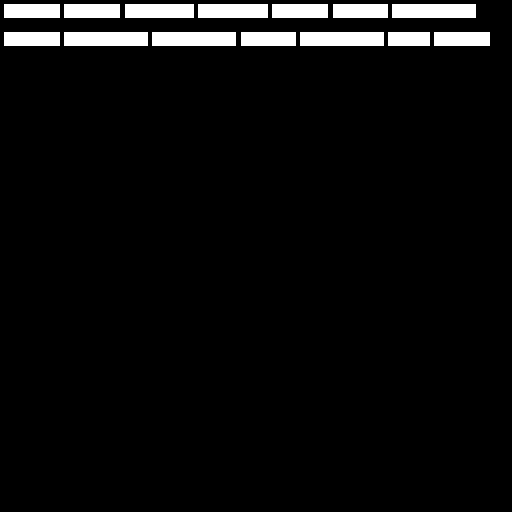
#> input picture systems/glyph_stratum/opcode_atlas.ppm, 512 x 512 px; its folder holds only this picture in this run
$ python -i vlm_self_healing_daemon.py   (imports and definitions only)   (older library calls are emulated)
#> lines starting #> are read from the running program, lines starting #| are printed output that depends on the picture; after the words box and inside, x2 and y2 are one past the last pixel; in counts of white or black regions, pixels touching at a corner belong together
### systems/pixel_compiler/vlm_health_checker.py
# vlm_health_checker.py
"""
VLMHealthChecker - Health Monitoring for PixelRTS Cartridges

Provides health monitoring for PixelRTS cartridges using vision-language
model findings and entropy-based analysis. Detects corruption, pattern
anomalies, and provides healing recommendations.

Features:
- Entropy-based health detection
- Edge density analysis
- VLM findings parsing for anomaly detection
- Healing recommendation generation
- Baseline comparison for integrity verification
"""
from dataclasses import dataclass, field
from enum import Enum
from typing import Any

import numpy as np

try:
    from PIL import Image
except ImportError:
    raise ImportError(
        "VLMHealthChecker requires PIL/Pillow. "
        "Install with: pip install Pillow"
    )

try:
    import cv2
except ImportError:
    raise ImportError(
        "VLMHealthChecker requires OpenCV. "
        "Install with: pip install opencv-python"
    )


class AnomalyType(Enum):
    """Types of anomalies that can be detected in PixelRTS cartridges."""
    CORRUPTION = "corruption"
    PATTERN = "pattern"
    STRUCTURAL = "structural"
    ENTROPY = "entropy"
    MISSING_REGION = "missing_region"
    COLOR_SHIFT = "color_shift"


@dataclass
class Anomaly:
    """Represents a detected anomaly in a PixelRTS cartridge."""
    type: AnomalyType
    location: str
    severity: str  # "low", "medium", "high"
    description: str
    metadata: dict[str, Any] = field(default_factory=dict)


@dataclass
class HealthCheckResult:
    """Result of a health check on a PixelRTS cartridge."""
    is_healthy: bool
    anomalies: list[Anomaly]
    entropy: float
    edge_density: float
    entropy_diff: float | None = None  # Difference from baseline
    edge_density_diff: float | None = None  # Difference from baseline
    metadata: dict[str, Any] = field(default_factory=dict)


@dataclass
class HealingRecommendation:
    """Recommendation for healing a detected anomaly."""
    action: str
    priority: str  # "low", "medium", "high"
    steps: list[str]
    success_probability: float
    metadata: dict[str, Any] = field(default_factory=dict)


class VLMHealthChecker:
    """
    Health checker for PixelRTS cartridges using VLM findings.

    Combines entropy analysis, edge detection, and VLM-based pattern
    recognition to detect and diagnose issues with PixelRTS cartridges.
    """

    # Thresholds for health detection
    DEFAULT_ENTROPY_THRESHOLD = 0.3  # Relative difference threshold
    DEFAULT_EDGE_DENSITY_THRESHOLD = 0.2  # Relative difference threshold

    def __init__(
        self,
        image_path: str,
        baseline: HealthCheckResult | None = None,
        entropy_threshold: float = DEFAULT_ENTROPY_THRESHOLD,
        edge_density_threshold: float = DEFAULT_EDGE_DENSITY_THRESHOLD
    ):
        """
        Initialize VLMHealthChecker with an image.

        Args:
            image_path: Path to PNG image file
            baseline: Optional baseline HealthCheckResult for comparison
            entropy_threshold: Threshold for entropy difference (0-1)
            edge_density_threshold: Threshold for edge density difference (0-1)
        """
        self.image_path = image_path
        self.baseline = baseline
        self.entropy_threshold = entropy_threshold
        self.edge_density_threshold = edge_density_threshold

        # Load image
        self._load_image()

    def _load_image(self):
        """Load the image for analysis."""
        pil_image = Image.open(self.image_path)

        # Ensure RGBA
        if pil_image.mode != 'RGBA':
            pil_image = pil_image.convert('RGBA')

        self.image = np.array(pil_image)
        self.height, self.width = self.image.shape[:2]

        # Convert to grayscale for analysis
        if len(self.image.shape) == 3:
            self.grayscale = cv2.cvtColor(
                self.image[:, :, :3],
                cv2.COLOR_RGB2GRAY
            )
        else:
            self.grayscale = self.image

    def calculate_entropy(self, image: np.ndarray | None = None) -> float:
        """
        Calculate Shannon entropy of the image.

        Args:
            image: Optional image array (uses self.grayscale if None)

        Returns:
            Entropy value in bits per pixel
        """
        if image is None:
            image = self.grayscale

        # Calculate histogram
        hist = cv2.calcHist([image], [0], None, [256], [0, 256])
        hist = hist.flatten() / hist.sum()

        # Remove zero probabilities
        hist = hist[hist > 0]

        # Calculate entropy
        entropy = -np.sum(hist * np.log2(hist))

        return float(entropy)

    def calculate_edge_density(self) -> float:
        """
        Calculate edge density using Sobel operator.

        Returns:
            Edge density (proportion of edge pixels)
        """
        # Apply Sobel operators
        sobel_x = cv2.Sobel(self.grayscale, cv2.CV_64F, 1, 0, ksize=3)
        sobel_y = cv2.Sobel(self.grayscale, cv2.CV_64F, 0, 1, ksize=3)

        # Calculate gradient magnitude
        gradient_magnitude = np.sqrt(sobel_x**2 + sobel_y**2)

        # Normalize to 0-255 range
        gradient_magnitude = np.clip(gradient_magnitude, 0, 255).astype(np.uint8)

        # Count edge pixels (above threshold)
        threshold = np.mean(gradient_magnitude) + np.std(gradient_magnitude)
        edge_pixels = np.sum(gradient_magnitude > threshold)
        edge_density = edge_pixels / (self.width * self.height)

        return float(edge_density)

    def health_check(self) -> HealthCheckResult:
        """
        Perform health check on the PixelRTS cartridge.

        Returns:
            HealthCheckResult with health status and any detected anomalies
        """
        # Calculate metrics
        entropy = self.calculate_entropy()
        edge_density = self.calculate_edge_density()

        anomalies = []
        entropy_diff = None
        edge_density_diff = None

        if self.baseline is not None:
            # Compare against baseline
            entropy_diff = abs(entropy - self.baseline.entropy)
            edge_density_diff = abs(edge_density - self.baseline.edge_density)

            # Normalize differences
            if self.baseline.entropy > 0:
                entropy_diff_ratio = entropy_diff / self.baseline.entropy
            else:
                entropy_diff_ratio = entropy_diff

            if self.baseline.edge_density > 0:
                edge_density_diff_ratio = edge_density_diff / self.baseline.edge_density
            else:
                edge_density_diff_ratio = edge_density_diff

            # Check for anomalies
            if entropy_diff_ratio > self.entropy_threshold:
                anomalies.append(Anomaly(
                    type=AnomalyType.ENTROPY,
                    location="global",
                    severity="high" if entropy_diff_ratio > self.entropy_threshold * 2 else "medium",
                    description=f"Entropy deviation detected: {entropy_diff_ratio:.2%} difference",
                    metadata={"entropy_diff": entropy_diff, "ratio": entropy_diff_ratio}
                ))

            if edge_density_diff_ratio > self.edge_density_threshold:
                anomalies.append(Anomaly(
                    type=AnomalyType.STRUCTURAL,
                    location="global",
                    severity="high" if edge_density_diff_ratio > self.edge_density_threshold * 2 else "medium",
                    description=f"Edge density deviation detected: {edge_density_diff_ratio:.2%} difference",
                    metadata={"edge_density_diff": edge_density_diff, "ratio": edge_density_diff_ratio}
                ))

        # Determine health status
        is_healthy = len(anomalies) == 0

        return HealthCheckResult(
            is_healthy=is_healthy,
            anomalies=anomalies,
            entropy=entropy,
            edge_density=edge_density,
            entropy_diff=entropy_diff,
            edge_density_diff=edge_density_diff,
            metadata={
                "width": self.width,
                "height": self.height,
                "has_baseline": self.baseline is not None
            }
        )

    # [161 lines left out: functions parse_vlm_findings_for_anomalies, generate_healing_recommendation, not called in this run]

### systems/pixel_compiler/vlm_self_healing_daemon.py
# vlm_self_healing_daemon.py
"""
VLMSelfHealingDaemon - Integrates VLM health checking with autonomous healing

Continuously monitors PixelRTS boot images using VLM analysis and
triggers healing actions when corruption or anomalies are detected.

This daemon provides autonomous self-healing capabilities for PixelRTS
cartridges, combining vision-language model analysis with automated
repair and recovery actions.

Features:
- Continuous health monitoring with configurable intervals
- Automatic healing action execution
- Backup creation and restoration
- File quarantine for suspicious cartridges
- Integration with existing SelfHealingDaemon infrastructure
"""
import asyncio
import json
import logging
import time
from collections.abc import Callable
from dataclasses import dataclass, field
from enum import Enum
from pathlib import Path
from typing import Any

# Configure logging
# [1 line not run here, left out]
logger = logging.getLogger("VLMSelfHealingDaemon")

# Imports
try:
    from vlm_health_checker import Anomaly, AnomalyType, HealthCheckResult, VLMHealthChecker
except ImportError:
    VLMHealthChecker = None
    HealthCheckResult = None
    Anomaly = None
    AnomalyType = None


class HealingActionType(str, Enum):
    """Types of healing actions"""
    MONITOR = "monitor"
    RESTORE_FROM_BACKUP = "restore_from_backup"
    REGENERATE_REGION = "regenerate_region"
    REGENERATE_FULL = "regenerate_full"
    QUARANTINE_AND_ANALYZE = "quarantine_and_analyze"
    MARK_BAD = "mark_bad"
    DEEP_SCAN = "deep_scan"


@dataclass
class HealingAction:
    """A healing action to be executed"""
    action_type: str
    target_region: str
    reason: str
    anomaly_type: str = ""
    severity: str = "medium"
    description: str = ""

    # [9 lines left out: function to_dict, not called in this run]


@dataclass
class HealingResult:
    """Result of a healing action execution"""
    success: bool
    action_type: str
    message: str
    timestamp: float = field(default_factory=time.time)
    details: dict[str, Any] = field(default_factory=dict)


class VLMSelfHealingDaemon:
    """
    Autonomous self-healing daemon for PixelRTS images.

    Continuously monitors OS boot images using VLM analysis and
    automatically triggers healing actions when corruption is detected.
    """

    def __init__(
        self,
        rts_path: str,
        check_interval_seconds: int = 60,
        provider: str = "lm_studio",
        api_key: str | None = None,
        auto_heal: bool = True,
        backup_dir: str | None = None,
        on_healing_action: Callable[[HealingAction], HealingResult] | None = None
    ):
        """
        Initialize VLM self-healing daemon.

        Args:
            rts_path: Path to PixelRTS image to monitor
            check_interval_seconds: Seconds between health checks
            provider: VLM provider (lm_studio, openai, anthropic, mock)
            api_key: API key for provider
            auto_heal: Automatically execute healing actions
            backup_dir: Directory for backup storage
            on_healing_action: Custom callback for healing actions
        """
        if VLMHealthChecker is None:
            raise ImportError("VLMHealthChecker not available. Please ensure vlm_health_checker.py is available.")

        self.rts_path = rts_path
        self.check_interval_seconds = check_interval_seconds
        self.provider = provider
        self.api_key = api_key
        self.auto_heal = auto_heal
        self.backup_dir = backup_dir or f"/tmp/pixelrts_backups/{Path(rts_path).stem}"
        self.on_healing_action = on_healing_action

        # Initialize health checker
        self.health_checker = VLMHealthChecker(
            image_path=rts_path
        )
#> in _load_image, pil_image is the input picture: PIL image 512x512 RGB; 4.8% white; 14 white regions, largest, box (x1, y1, x2, y2) and area: (392, 4, 476, 18) 1176, (64, 32, 148, 46) 1176, (152, 32, 236, 46) 1176

        # State
        self.is_running = False
        self.last_check_result: HealthCheckResult | None = None
        self.healing_history: list[HealingResult] = []
        self.check_count = 0

        # Create backup directory
        Path(self.backup_dir).mkdir(parents=True, exist_ok=True)

        logger.info(f"VLMSelfHealingDaemon initialized for {rts_path}")
        logger.info(f"  Check interval: {check_interval_seconds}s")
        logger.info(f"  Auto-heal: {auto_heal}")
        logger.info(f"  Backup dir: {self.backup_dir}")

    def check_health(self) -> HealthCheckResult:
        """
        Perform a single health check.

        Returns:
            HealthCheckResult with current health status
        """
        self.check_count += 1
        logger.info(f"Health check #{self.check_count} for {self.rts_path}")

        # Perform health check via VLMHealthChecker
        result = self.health_checker.health_check()
#> in calculate_entropy, `hist = cv2.calcHist([image], [0], None, [256], [0, 256])`: hist = 256 values, max 249446 at index 0, min 0 at index 1, mean 1024
#> in calculate_entropy, `hist = hist.flatten() / hist.sum()`: hist = 256 values, max 0.952 at index 0, min 0 at index 1, mean 0.00391
#> in calculate_entropy, `hist = hist[hist > 0]`: hist = [0.952, 0.0484]
#> in calculate_entropy, `entropy = -np.sum(hist * np.log2(hist))`: entropy = 0.28
#> in calculate_edge_density, `sobel_x = cv2.Sobel(self.grayscale, cv2.CV_64F, 1, 0, ksize=3)`:
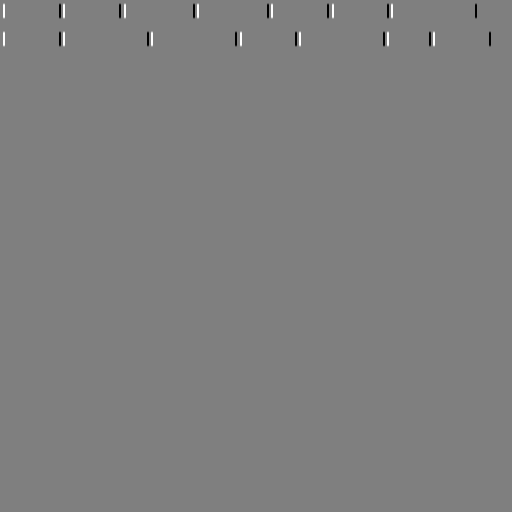
#> sobel_x: shape (512, 512) float64; min -1020, max 1020, mean 0; drawn with min black and max white
#> in calculate_edge_density, `sobel_y = cv2.Sobel(self.grayscale, cv2.CV_64F, 0, 1, ksize=3)`:
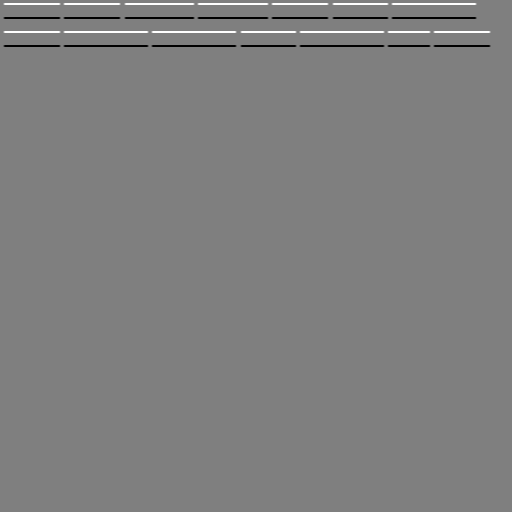
#> sobel_y: shape (512, 512) float64; min -1020, max 1020, mean 0; drawn with min black and max white
#> in calculate_edge_density, `gradient_magnitude = np.sqrt(sobel_x**2 + sobel_y**2)`:
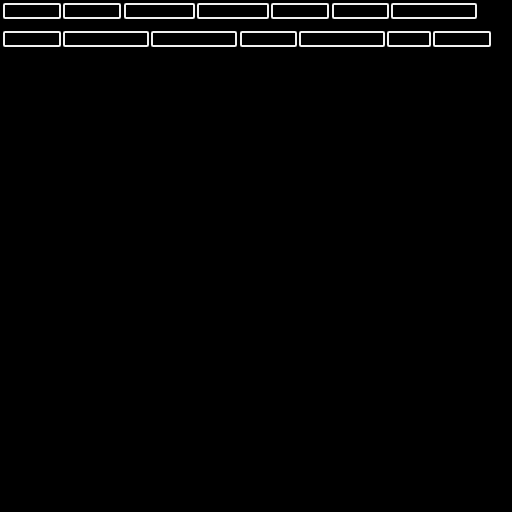
#> gradient_magnitude: shape (512, 512) float64; min 0, max 1081.9, mean 16.9; drawn with min black and max white
#> in calculate_edge_density, `gradient_magnitude = np.clip(gradient_magnitude, 0, 255).astype(np.uin..`: gradient_magnitude: shape (512, 512); 1.7% white in thin lines or dots, all inside (x1, y1, x2, y2) = (3, 3, 491, 47)
#> in calculate_edge_density, `threshold = np.mean(gradient_magnitude) + np.std(gradient_magnitude)`: threshold = 37.09
#> in calculate_edge_density, `edge_pixels = np.sum(gradient_magnitude > threshold)`: edge_pixels = 4412
#> in calculate_edge_density, `edge_density = edge_pixels / (self.width * self.height)`: edge_density = 0.0168

        # Store result
        self.last_check_result = result

        # Log status
        logger.info(f"  Status: {'healthy' if result.is_healthy else 'unhealthy'}")
        logger.info(f"  Entropy: {result.entropy:.2f}")
        logger.info(f"  Edge density: {result.edge_density:.3f}")
        logger.info(f"  Anomalies: {len(result.anomalies)}")

        # Log anomalies if any
        for anomaly in result.anomalies:
            logger.warning(f"    [{anomaly.severity.upper()}] {anomaly.type.value}: {anomaly.description}")
#> this loop made 0 passes

        # Trigger healing if auto-heal enabled and unhealthy
        if self.auto_heal and not result.is_healthy:
            self._trigger_healing(result)

        return result

    # [479 lines left out: functions _trigger_healing, _map_recommendation_to_action, _execute_healing_action, _action_monitor, _action_restore_from_backup, _action_regenerate_region and 4 more, not called in this run]

    async def monitor_loop(self):
        """
        Main monitoring loop - runs continuously.

        Should be run in an async context.
        """
        self.is_running = True
        logger.info("Monitoring loop started")

        try:
            while self.is_running:
                # Perform health check
                self.check_health()

                # Wait for next interval
                await asyncio.sleep(self.check_interval_seconds)

        except asyncio.CancelledError:
            logger.info("Monitoring loop cancelled")
        except Exception as e:
            logger.error(f"Monitoring loop error: {e}")
        finally:
            self.is_running = False
            logger.info("Monitoring loop stopped")

    # [31 lines left out: functions start, stop, get_status, not called in this run]

>>> result = VLMSelfHealingDaemon('../glyph_stratum/opcode_atlas.ppm').check_health()
